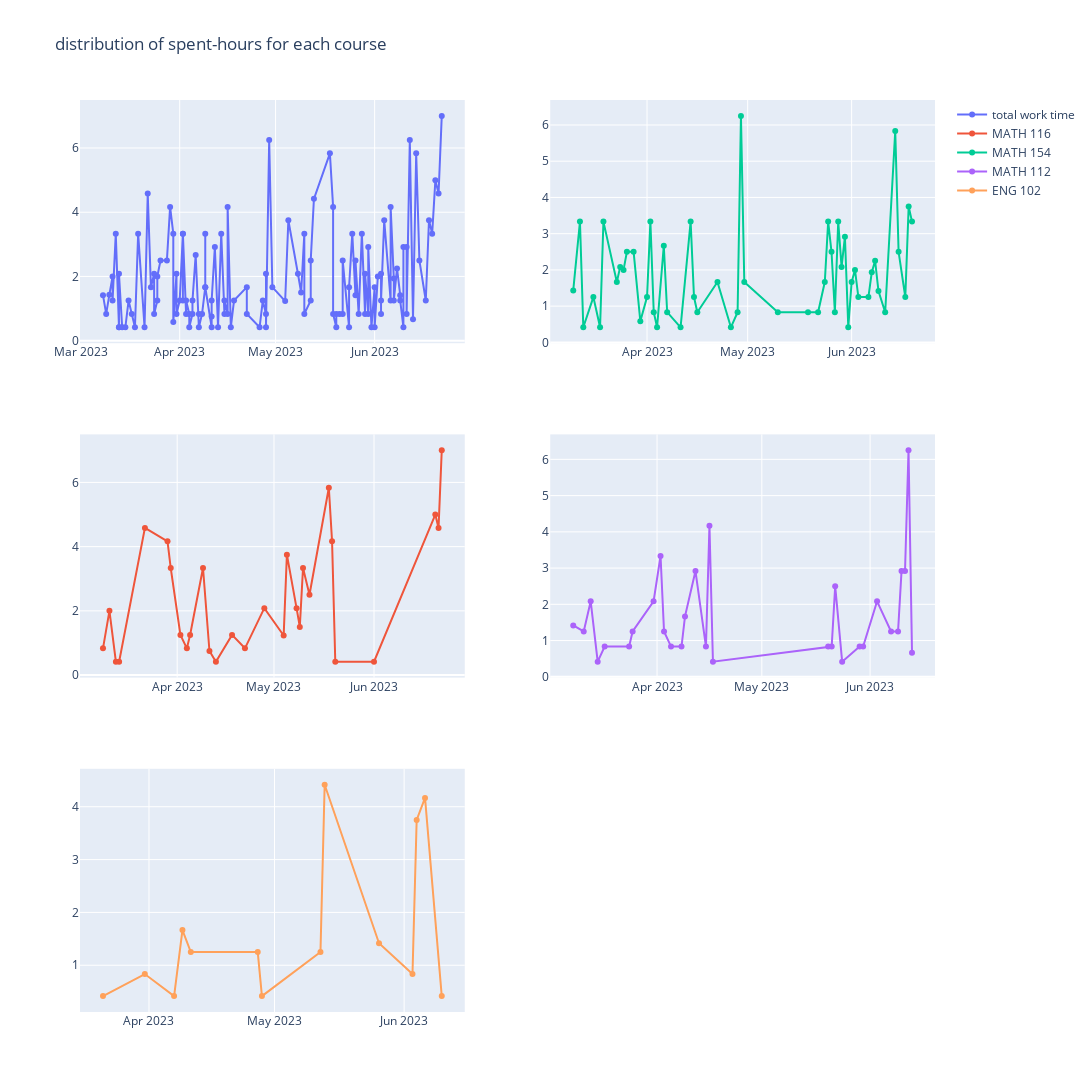

The notebook cell saved with this chart:
### Code cell
# create subgraphs in different graphs for each course
from plotly.subplots import make_subplots
fig = go.Figure()
fig = make_subplots(rows=3, cols=2)

fig.append_trace(go.Scatter(x=zdf['Date'], y=zdf['spent-hours'],
                    mode='lines+markers',
                    name='total work time'),row=1, col=1)
fig.append_trace(go.Scatter(x=math116['Date'], y=math116['spent-hours'],
                    mode='lines+markers',
                    name='MATH 116'), row=2, col=1)
fig.append_trace(go.Scatter(x=math154['Date'], y=math154['spent-hours'],
                    mode='lines+markers',
                    name='MATH 154'), row=1, col=2)
fig.append_trace(go.Scatter(x=math112['Date'], y=math112['spent-hours'],
                    mode='lines+markers',
                    name='MATH 112'), row=2, col=2)
fig.append_trace(go.Scatter(x=eng102['Date'], y=eng102['spent-hours'],
                    mode='lines+markers',
                    name='ENG 102'), row=3, col=1)
fig.update_layout(height=1300, width=1300, title_text=" distribution of spent-hours for each course")

fig.show()
